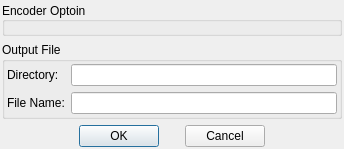
<?xml version="1.0" encoding="UTF-8"?>
<ui version="4.0">
 <class>DlgConvertOption</class>
 <widget class="QDialog" name="DlgConvertOption">
  <property name="geometry">
   <rect>
    <x>0</x>
    <y>0</y>
    <width>344</width>
    <height>149</height>
   </rect>
  </property>
  <property name="windowTitle">
   <string>Dialog</string>
  </property>
  <layout class="QVBoxLayout" name="verticalLayout_3">
   <property name="margin">
    <number>2</number>
   </property>
   <item>
    <widget class="QGroupBox" name="boxOptions">
     <property name="sizePolicy">
      <sizepolicy hsizetype="Expanding" vsizetype="Expanding">
       <horstretch>0</horstretch>
       <verstretch>0</verstretch>
      </sizepolicy>
     </property>
     <property name="title">
      <string>Encoder Optoin</string>
     </property>
     <property name="alignment">
      <set>Qt::AlignLeading|Qt::AlignLeft|Qt::AlignVCenter</set>
     </property>
    </widget>
   </item>
   <item>
    <widget class="QGroupBox" name="boxOutput">
     <property name="title">
      <string>Output File</string>
     </property>
     <layout class="QHBoxLayout" name="horizontalLayout_2">
      <property name="margin">
       <number>2</number>
      </property>
      <item>
       <layout class="QVBoxLayout" name="verticalLayout">
        <item>
         <widget class="QLabel" name="label">
          <property name="text">
           <string>Directory:</string>
          </property>
         </widget>
        </item>
        <item>
         <widget class="QLabel" name="label_2">
          <property name="text">
           <string>File Name:</string>
          </property>
         </widget>
        </item>
       </layout>
      </item>
      <item>
       <layout class="QVBoxLayout" name="verticalLayout_2">
        <item>
         <widget class="QLineEdit" name="editDir"/>
        </item>
        <item>
         <widget class="QLineEdit" name="editFile"/>
        </item>
       </layout>
      </item>
     </layout>
    </widget>
   </item>
   <item>
    <layout class="QHBoxLayout" name="horizontalLayout">
     <item>
      <spacer name="horizontalSpacer_2">
       <property name="orientation">
        <enum>Qt::Horizontal</enum>
       </property>
       <property name="sizeHint" stdset="0">
        <size>
         <width>40</width>
         <height>20</height>
        </size>
       </property>
      </spacer>
     </item>
     <item>
      <widget class="QPushButton" name="btnOk">
       <property name="sizePolicy">
        <sizepolicy hsizetype="Expanding" vsizetype="Fixed">
         <horstretch>0</horstretch>
         <verstretch>0</verstretch>
        </sizepolicy>
       </property>
       <property name="text">
        <string>OK</string>
       </property>
      </widget>
     </item>
     <item>
      <spacer name="horizontalSpacer">
       <property name="orientation">
        <enum>Qt::Horizontal</enum>
       </property>
       <property name="sizeType">
        <enum>QSizePolicy::Fixed</enum>
       </property>
       <property name="sizeHint" stdset="0">
        <size>
         <width>20</width>
         <height>20</height>
        </size>
       </property>
      </spacer>
     </item>
     <item>
      <widget class="QPushButton" name="btnCancel">
       <property name="sizePolicy">
        <sizepolicy hsizetype="Expanding" vsizetype="Fixed">
         <horstretch>0</horstretch>
         <verstretch>0</verstretch>
        </sizepolicy>
       </property>
       <property name="text">
        <string>Cancel</string>
       </property>
      </widget>
     </item>
     <item>
      <spacer name="horizontalSpacer_3">
       <property name="orientation">
        <enum>Qt::Horizontal</enum>
       </property>
       <property name="sizeHint" stdset="0">
        <size>
         <width>40</width>
         <height>20</height>
        </size>
       </property>
      </spacer>
     </item>
    </layout>
   </item>
  </layout>
 </widget>
 <resources/>
 <connections/>
</ui>
